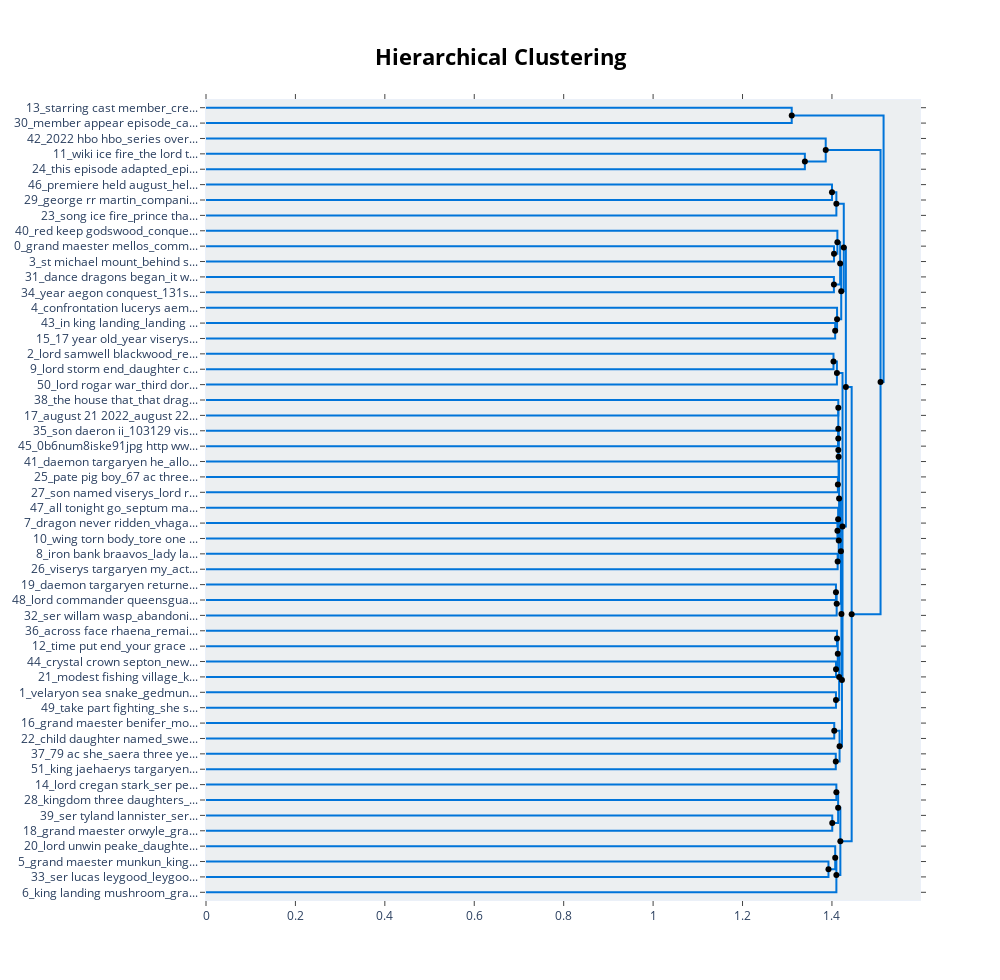

Notebook code cell kept with this figure:
### Code cell
hierarchical_topics = topic_model.hierarchical_topics(data_dict["paragraphs"])
topic_model.visualize_hierarchy(hierarchical_topics=hierarchical_topics)

### Figure 1 — Plotly figure (JSON) as saved in the notebook; plotly's stock layout.template omitted (floating-point values rounded to 4 significant figures)
{"data": [{"hoverinfo": "text", "marker": {"color": "rgb(0,116,217)"}, "mode": "lines", "text": ["starring cast member_credited appear episode_cooke alicent hightower_olivia cooke alicent_matthew needham larys", "", "", "member appear episode_cast member appear_starring cast member_14 starring cast_appear episode 10"], "type": "scatter", "x": [0, 1.31, 1.31, 0], "xaxis": "x", "y": [-5, -5, -15, -15], "yaxis": "y"}, {"hoverinfo": "text", "marker": {"color": "rgb(0,116,217)"}, "mode": "lines", "text": ["wiki ice fire_the lord tides_king narrow sea_main article the_tv wiki ice", "", "", "this episode adapted_episode adapted chapter_dragon question succession_heirs dragon question_succession fire blood"], "type": "scatter", "x": [0, 1.339, 1.339, 0], "xaxis": "x", "y": [-35, -35, -45, -45], "yaxis": "y"}, {"hoverinfo": "text", "marker": {"color": "rgb(0,116,217)"}, "mode": "lines", "text": ["2022 hbo hbo_series overall it_season house dragon_episode first season_episode series overall", "", "", "episode adapted chapter_this episode adapted_wiki ice fire_dragon question succession_heirs dragon question"], "type": "scatter", "x": [0, 1.386, 1.386, 1.339], "xaxis": "x", "y": [-25, -25, -40, -40], "yaxis": "y"}, {"hoverinfo": "text", "marker": {"color": "rgb(0,116,217)"}, "mode": "lines", "text": ["premiere held august_held august 16_held august 17_11 amsterdam 30_martin santa fe", "", "", "george rr martin_companion book game_inside creation targaryen_prologue companion book_game thrones house"], "type": "scatter", "x": [0, 1.4, 1.4, 0], "xaxis": "x", "y": [-55, -55, -65, -65], "yaxis": "y"}, {"hoverinfo": "text", "marker": {"color": "rgb(0,116,217)"}, "mode": "lines", "text": ["premiere held august_held august 16_george rr martin_held august 17_house dragon inside", "", "", "song ice fire_prince that was_that was promised_was promised song_promised song ice"], "type": "scatter", "x": [1.4, 1.41, 1.41, 0], "xaxis": "x", "y": [-60, -60, -75, -75], "yaxis": "y"}, {"hoverinfo": "text", "marker": {"color": "rgb(0,116,217)"}, "mode": "lines", "text": ["grand maester mellos_commander city watch_iron throne corlys_behind scene video_rhaenyra three son", "", "", "st michael mount_behind scene video_filming location episode_altered deleted scene_location episode included"], "type": "scatter", "x": [0, 1.405, 1.405, 0], "xaxis": "x", "y": [-95, -95, -105, -105], "yaxis": "y"}, {"hoverinfo": "text", "marker": {"color": "rgb(0,116,217)"}, "mode": "lines", "text": ["red keep godswood_conquest era targaryens_costume designer jany_designer jany temime_norvos qohor lys", "", "", "behind scene video_grand maester mellos_st michael mount_altered deleted scene_filming location episode"], "type": "scatter", "x": [0, 1.412, 1.412, 1.405], "xaxis": "x", "y": [-85, -85, -100, -100], "yaxis": "y"}, {"hoverinfo": "text", "marker": {"color": "rgb(0,116,217)"}, "mode": "lines", "text": ["dance dragons began_it war marked_one hundred eighty_planted 120 ac_ruined castle lakeshore", "", "", "year aegon conquest_131st year aegon_moon 131st year_seventh moon 131st_seventh day seventh"], "type": "scatter", "x": [0, 1.404, 1.404, 0], "xaxis": "x", "y": [-115, -115, -125, -125], "yaxis": "y"}, {"hoverinfo": "text", "marker": {"color": "rgb(0,116,217)"}, "mode": "lines", "text": ["behind scene video_red keep godswood_grand maester mellos_st michael mount_filming location episode", "", "", "year aegon conquest_dance dragons began_131st year aegon_two rival branch_seventh moon 131st"], "type": "scatter", "x": [1.412, 1.418, 1.418, 1.404], "xaxis": "x", "y": [-92.5, -92.5, -120, -120], "yaxis": "y"}, {"hoverinfo": "text", "marker": {"color": "rgb(0,116,217)"}, "mode": "lines", "text": ["in king landing_landing in king_night king landing_king landing in_other cold open", "", "", "17 year old_year viserys reign_queen aemma died_16 year old_year old first"], "type": "scatter", "x": [0, 1.407, 1.407, 0], "xaxis": "x", "y": [-145, -145, -155, -155], "yaxis": "y"}, {"hoverinfo": "text", "marker": {"color": "rgb(0,116,217)"}, "mode": "lines", "text": ["confrontation lucerys aemond_princess rhaenyra son_prince aemond said_however queen alicent_lost eye gained", "", "", "17 year old_year viserys reign_queen aemma died_16 year old_year old first"], "type": "scatter", "x": [0, 1.411, 1.411, 1.407], "xaxis": "x", "y": [-135, -135, -150, -150], "yaxis": "y"}, {"hoverinfo": "text", "marker": {"color": "rgb(0,116,217)"}, "mode": "lines", "text": ["behind scene video_red keep godswood_grand maester mellos_st michael mount_location episode included", "", "", "17 year old_in king landing_queen aemma died_year viserys reign_16 year old"], "type": "scatter", "x": [1.418, 1.421, 1.421, 1.411], "xaxis": "x", "y": [-106.2, -106.2, -142.5, -142.5], "yaxis": "y"}, {"hoverinfo": "text", "marker": {"color": "rgb(0,116,217)"}, "mode": "lines", "text": ["song ice fire_premiere held august_that was promised_prince that was_promised song ice", "", "", "behind scene video_grand maester mellos_queen aemma died_red keep godswood_st michael mount"], "type": "scatter", "x": [1.41, 1.426, 1.426, 1.421], "xaxis": "x", "y": [-67.5, -67.5, -124.4, -124.4], "yaxis": "y"}, {"hoverinfo": "text", "marker": {"color": "rgb(0,116,217)"}, "mode": "lines", "text": ["lord samwell blackwood_red robb rivers_ser amos bracken_three hundred men_bloody ben blackwood", "", "", "lord storm end_daughter cassandra ellyn_lord rogar seemed_daughter queen alyssa_lord borros said"], "type": "scatter", "x": [0, 1.403, 1.403, 0], "xaxis": "x", "y": [-165, -165, -175, -175], "yaxis": "y"}, {"hoverinfo": "text", "marker": {"color": "rgb(0,116,217)"}, "mode": "lines", "text": ["lord storm end_lord samwell blackwood_red robb rivers_king aegon ii_three hundred men", "", "", "lord rogar war_third dornish war_fourth dornish war_first dornish war_reign hesitated crush"], "type": "scatter", "x": [1.403, 1.411, 1.411, 0], "xaxis": "x", "y": [-170, -170, -185, -185], "yaxis": "y"}, {"hoverinfo": "text", "marker": {"color": "rgb(0,116,217)"}, "mode": "lines", "text": ["pate pig boy_67 ac three_reduce tear once_queen alysanne lord_princess at fifteen", "", "", "son named viserys_lord ruled dragonstone_targaryen lord ruled_ruled dragonstone conquest_stepmother queen alicent"], "type": "scatter", "x": [0, 1.414, 1.414, 0], "xaxis": "x", "y": [-195, -195, -205, -205], "yaxis": "y"}, {"hoverinfo": "text", "marker": {"color": "rgb(0,116,217)"}, "mode": "lines", "text": ["august 21 2022_august 22 2022_2022 la times_times august 21_la times august", "", "", "son daeron ii_103129 viserys 129131_fourth son daeron_209221 aerys second_157161 daeron 161171"], "type": "scatter", "x": [0, 1.414, 1.414, 0], "xaxis": "x", "y": [-215, -215, -225, -225], "yaxis": "y"}, {"hoverinfo": "text", "marker": {"color": "rgb(0,116,217)"}, "mode": "lines", "text": ["august 21 2022_august 22 2022_2022 la times_times august 21_la times august", "", "", "the house that_that dragons built_house that dragons_dragons built the_built the house"], "type": "scatter", "x": [1.414, 1.414, 1.414, 0], "xaxis": "x", "y": [-220, -220, -235, -235], "yaxis": "y"}, {"hoverinfo": "text", "marker": {"color": "rgb(0,116,217)"}, "mode": "lines", "text": ["daemon targaryen he_allowed thrive no_side ten year_send away to_office widely seen", "", "", "the house that_that dragons built_house that dragons_dragons built the_built the house"], "type": "scatter", "x": [1.414, 1.414, 1.414, 1.414], "xaxis": "x", "y": [-200, -200, -227.5, -227.5], "yaxis": "y"}, {"hoverinfo": "text", "marker": {"color": "rgb(0,116,217)"}, "mode": "lines", "text": ["daemon targaryen he_allowed thrive no_side ten year_send away to_office widely seen", "", "", "0b6num8iske91jpg http wwwinstagramcom_ireddit wtljbelk3sb91jpg http_transcription translation daemon_uzsufrp2vhe91jpg http ireddit_translation daemon note"], "type": "scatter", "x": [0, 1.413, 1.413, 0], "xaxis": "x", "y": [-245, -245, -255, -255], "yaxis": "y"}, {"hoverinfo": "text", "marker": {"color": "rgb(0,116,217)"}, "mode": "lines", "text": ["ruled dragonstone conquest_pate pig boy_targaryen lord ruled_son named viserys_lord ruled dragonstone", "", "", "august 21 2022_the house that_that dragons built_house that dragons_august 22 2022"], "type": "scatter", "x": [1.414, 1.415, 1.415, 1.413], "xaxis": "x", "y": [-213.8, -213.8, -250, -250], "yaxis": "y"}, {"hoverinfo": "text", "marker": {"color": "rgb(0,116,217)"}, "mode": "lines", "text": ["dragon never ridden_vhagar oldest largest_mount old king_rider queen helaena_dreamfyre rider queen", "", "", "wing torn body_tore one another_blast golden flame_the blood wyrm_great golden wyrm"], "type": "scatter", "x": [0, 1.412, 1.412, 0], "xaxis": "x", "y": [-275, -275, -285, -285], "yaxis": "y"}, {"hoverinfo": "text", "marker": {"color": "rgb(0,116,217)"}, "mode": "lines", "text": ["all tonight go_septum make confession_men would frighten_proclamation pas sentence_shall best your", "", "", "dragon never ridden_vhagar oldest largest_man made cave_daeron dragon tessarion_hundred yard away"], "type": "scatter", "x": [0, 1.414, 1.414, 1.412], "xaxis": "x", "y": [-265, -265, -280, -280], "yaxis": "y"}, {"hoverinfo": "text", "marker": {"color": "rgb(0,116,217)"}, "mode": "lines", "text": ["iron bank braavos_lady larra brother_collapse rogare bank_ser tyland lannister_treasurer master coin", "", "", "viserys targaryen my_actually due deteriorating_targaryen my family_one young when_targaryen my wife"], "type": "scatter", "x": [0, 1.413, 1.413, 0], "xaxis": "x", "y": [-295, -295, -305, -305], "yaxis": "y"}, {"hoverinfo": "text", "marker": {"color": "rgb(0,116,217)"}, "mode": "lines", "text": ["dragon never ridden_vhagar oldest largest_man made cave_prince joffrey tyraxes_mount old king", "", "", "iron bank braavos_lady larra brother_collapse rogare bank_ser tyland lannister_treasurer master coin"], "type": "scatter", "x": [1.414, 1.415, 1.415, 1.413], "xaxis": "x", "y": [-272.5, -272.5, -300, -300], "yaxis": "y"}, {"hoverinfo": "text", "marker": {"color": "rgb(0,116,217)"}, "mode": "lines", "text": ["august 21 2022_the house that_house that dragons_that dragons built_august 22 2022", "", "", "iron bank braavos_dragon never ridden_collapse rogare bank_lady larra brother_vhagar oldest largest"], "type": "scatter", "x": [1.415, 1.416, 1.416, 1.415], "xaxis": "x", "y": [-231.9, -231.9, -286.2, -286.2], "yaxis": "y"}, {"hoverinfo": "text", "marker": {"color": "rgb(0,116,217)"}, "mode": "lines", "text": ["daemon targaryen returned_done lord husband_low place king_prince still friend_place king landing", "", "", "lord commander queensguard_knight men arm_account naked vulnerable_put hand upon_proved death none"], "type": "scatter", "x": [0, 1.409, 1.409, 0], "xaxis": "x", "y": [-315, -315, -325, -325], "yaxis": "y"}, {"hoverinfo": "text", "marker": {"color": "rgb(0,116,217)"}, "mode": "lines", "text": ["lord commander queensguard_daemon targaryen returned_prince still friend_low place king_place king landing", "", "", "ser willam wasp_abandoning stolen treasure_red keep bound_proclaiming day doom_queen despised shepherd"], "type": "scatter", "x": [1.409, 1.411, 1.411, 0], "xaxis": "x", "y": [-320, -320, -335, -335], "yaxis": "y"}, {"hoverinfo": "text", "marker": {"color": "rgb(0,116,217)"}, "mode": "lines", "text": ["iron bank braavos_august 21 2022_the house that_house that dragons_that dragons built", "", "", "lord commander queensguard_ser luthor largent_place king landing_wine sink rat_sink rat pit"], "type": "scatter", "x": [1.416, 1.42, 1.42, 1.411], "xaxis": "x", "y": [-259.1, -259.1, -327.5, -327.5], "yaxis": "y"}, {"hoverinfo": "text", "marker": {"color": "rgb(0,116,217)"}, "mode": "lines", "text": ["across face rhaena_remained unconcerned it_she gone far_set right there_saw tear wife", "", "", "time put end_your grace lord_right first night_place lord may_one would seem"], "type": "scatter", "x": [0, 1.411, 1.411, 0], "xaxis": "x", "y": [-345, -345, -355, -355], "yaxis": "y"}, {"hoverinfo": "text", "marker": {"color": "rgb(0,116,217)"}, "mode": "lines", "text": ["crystal crown septon_new high septon_his high holiness_133 ac new_one trusted advisor", "", "", "modest fishing village_king landing the_aegon high hill_52 ac began_realm oldtown king"], "type": "scatter", "x": [0, 1.409, 1.409, 0], "xaxis": "x", "y": [-365, -365, -375, -375], "yaxis": "y"}, {"hoverinfo": "text", "marker": {"color": "rgb(0,116,217)"}, "mode": "lines", "text": ["time put end_groom men arm_your grace lord_right first night_queen kept composure", "", "", "his high holiness_crystal crown septon_landing storm end_storm end the_king landing storm"], "type": "scatter", "x": [1.411, 1.413, 1.413, 1.409], "xaxis": "x", "y": [-350, -350, -370, -370], "yaxis": "y"}, {"hoverinfo": "text", "marker": {"color": "rgb(0,116,217)"}, "mode": "lines", "text": ["velaryon sea snake_gedmund great axe_the sea snake_voyage sea snake_rock lady johanna", "", "", "take part fighting_she sent men_the seven pointed_seven pointed star_prince jace joff"], "type": "scatter", "x": [0, 1.409, 1.409, 0], "xaxis": "x", "y": [-385, -385, -395, -395], "yaxis": "y"}, {"hoverinfo": "text", "marker": {"color": "rgb(0,116,217)"}, "mode": "lines", "text": ["his high holiness_right first night_crystal crown septon_groom men arm_long reign king", "", "", "velaryon sea snake_gedmund great axe_seven pointed star_the sea snake_ti isle leng"], "type": "scatter", "x": [1.413, 1.416, 1.416, 1.409], "xaxis": "x", "y": [-360, -360, -390, -390], "yaxis": "y"}, {"hoverinfo": "text", "marker": {"color": "rgb(0,116,217)"}, "mode": "lines", "text": ["iron bank braavos_august 21 2022_the house that_that dragons built_house that dragons", "", "", "velaryon sea snake_seven pointed star_gedmund great axe_the seven pointed_the sea snake"], "type": "scatter", "x": [1.42, 1.421, 1.421, 1.416], "xaxis": "x", "y": [-293.3, -293.3, -375, -375], "yaxis": "y"}, {"hoverinfo": "text", "marker": {"color": "rgb(0,116,217)"}, "mode": "lines", "text": ["grand maester benifer_mother queen alyssa_septon barth grand_barth grand maester_good queen alysanne", "", "", "child daughter named_sweet natured girl_queen alysanne child_80 ac queen_born 80 ac"], "type": "scatter", "x": [0, 1.405, 1.405, 0], "xaxis": "x", "y": [-405, -405, -415, -415], "yaxis": "y"}, {"hoverinfo": "text", "marker": {"color": "rgb(0,116,217)"}, "mode": "lines", "text": ["79 ac she_saera three year_restored favor done_refused weaned past_reflective observed princess", "", "", "king jaehaerys targaryen_103 ac king_progress vale arryn_rock great seat_saera disgraced abandoned"], "type": "scatter", "x": [0, 1.409, 1.409, 0], "xaxis": "x", "y": [-425, -425, -435, -435], "yaxis": "y"}, {"hoverinfo": "text", "marker": {"color": "rgb(0,116,217)"}, "mode": "lines", "text": ["mother queen alyssa_grand maester benifer_child daughter named_ac queen alysanne_told king she", "", "", "septon barth would_barth would write_king jaehaerys targaryen_103 ac king_reflecting sin praying"], "type": "scatter", "x": [1.405, 1.417, 1.417, 1.409], "xaxis": "x", "y": [-410, -410, -430, -430], "yaxis": "y"}, {"hoverinfo": "text", "marker": {"color": "rgb(0,116,217)"}, "mode": "lines", "text": ["iron bank braavos_august 21 2022_the house that_that dragons built_house that dragons", "", "", "mother queen alyssa_grand maester benifer_barth grand maester_good queen alysanne_grand maester elysar"], "type": "scatter", "x": [1.421, 1.422, 1.422, 1.417], "xaxis": "x", "y": [-334.1, -334.1, -420, -420], "yaxis": "y"}, {"hoverinfo": "text", "marker": {"color": "rgb(0,116,217)"}, "mode": "lines", "text": ["lord storm end_lord samwell blackwood_red robb rivers_lord borros baratheon_king aegon ii", "", "", "iron bank braavos_august 21 2022_the house that_house that dragons_that dragons built"], "type": "scatter", "x": [1.411, 1.424, 1.424, 1.422], "xaxis": "x", "y": [-177.5, -177.5, -377.1, -377.1], "yaxis": "y"}, {"hoverinfo": "text", "marker": {"color": "rgb(0,116,217)"}, "mode": "lines", "text": ["song ice fire_behind scene video_premiere held august_grand maester mellos_queen aemma died", "", "", "lord storm end_iron bank braavos_august 21 2022_the house that_house that dragons"], "type": "scatter", "x": [1.426, 1.431, 1.431, 1.424], "xaxis": "x", "y": [-95.94, -95.94, -277.3, -277.3], "yaxis": "y"}, {"hoverinfo": "text", "marker": {"color": "rgb(0,116,217)"}, "mode": "lines", "text": ["lord cregan stark_ser perkin flea_lord cregan son_hand uncrowned king_mushroom tell lady", "", "", "kingdom three daughters_lys myr tyrosh_free cities lys_cities lys myr_make common cause"], "type": "scatter", "x": [0, 1.41, 1.41, 0], "xaxis": "x", "y": [-445, -445, -455, -455], "yaxis": "y"}, {"hoverinfo": "text", "marker": {"color": "rgb(0,116,217)"}, "mode": "lines", "text": ["ser tyland lannister_ser otto hightower_lord jasper wylde_lord lyman beesbury_brother lord casterly", "", "", "grand maester orwyle_grand maester mellos_head grand maester_lyonel say many_maester orwyle said"], "type": "scatter", "x": [0, 1.401, 1.401, 0], "xaxis": "x", "y": [-465, -465, -475, -475], "yaxis": "y"}, {"hoverinfo": "text", "marker": {"color": "rgb(0,116,217)"}, "mode": "lines", "text": ["lord cregan stark_kingdom three daughters_lys myr tyrosh_ser perkin flea_mushroom tell lady", "", "", "grand maester orwyle_ser otto hightower_ser tyland lannister_grand maester mellos_lord jasper wylde"], "type": "scatter", "x": [1.41, 1.414, 1.414, 1.401], "xaxis": "x", "y": [-450, -450, -470, -470], "yaxis": "y"}, {"hoverinfo": "text", "marker": {"color": "rgb(0,116,217)"}, "mode": "lines", "text": ["grand maester munkun_king aegon iii_ser marston waters_said your grace_king aegon said", "", "", "ser lucas leygood_leygood gold cloak_lucas leygood gold_ser gareth long_ser marston waters"], "type": "scatter", "x": [0, 1.392, 1.392, 0], "xaxis": "x", "y": [-495, -495, -505, -505], "yaxis": "y"}, {"hoverinfo": "text", "marker": {"color": "rgb(0,116,217)"}, "mode": "lines", "text": ["lord unwin peake_daughter myrielle favor_lord starpike lord_dunstonbury lord whitegrove_starpike lord dunstonbury", "", "", "grand maester munkun_ser marston waters_king aegon iii_ser lucas leygood_grand maester orwyle"], "type": "scatter", "x": [0, 1.407, 1.407, 1.392], "xaxis": "x", "y": [-485, -485, -500, -500], "yaxis": "y"}, {"hoverinfo": "text", "marker": {"color": "rgb(0,116,217)"}, "mode": "lines", "text": ["grand maester munkun_ser marston waters_king aegon iii_lord unwin peake_ser lucas leygood", "", "", "king landing mushroom_grand maester munkun_people king landing_the testimony mushroom_mushroom would believe"], "type": "scatter", "x": [1.407, 1.41, 1.41, 0], "xaxis": "x", "y": [-492.5, -492.5, -515, -515], "yaxis": "y"}, {"hoverinfo": "text", "marker": {"color": "rgb(0,116,217)"}, "mode": "lines", "text": ["grand maester orwyle_lord cregan stark_ser otto hightower_kingdom three daughters_ser tyland lannister", "", "", "grand maester munkun_ser marston waters_king aegon iii_grand maester orwyle_lord unwin peake"], "type": "scatter", "x": [1.414, 1.419, 1.419, 1.41], "xaxis": "x", "y": [-460, -460, -503.8, -503.8], "yaxis": "y"}, {"hoverinfo": "text", "marker": {"color": "rgb(0,116,217)"}, "mode": "lines", "text": ["song ice fire_lord storm end_behind scene video_premiere held august_ser criston cole", "", "", "grand maester orwyle_grand maester munkun_lord cregan stark_ser marston waters_ser otto hightower"], "type": "scatter", "x": [1.431, 1.444, 1.444, 1.419], "xaxis": "x", "y": [-186.6, -186.6, -481.9, -481.9], "yaxis": "y"}, {"hoverinfo": "text", "marker": {"color": "rgb(0,116,217)"}, "mode": "lines", "text": ["episode adapted chapter_overall it premiered_2022 hbo hbo_this episode adapted_episode first season", "", "", "grand maester munkun_grand maester orwyle_song ice fire_lord storm end_ser criston cole"], "type": "scatter", "x": [1.386, 1.509, 1.509, 1.444], "xaxis": "x", "y": [-32.5, -32.5, -334.2, -334.2], "yaxis": "y"}, {"hoverinfo": "text", "marker": {"color": "rgb(0,116,217)"}, "mode": "lines", "text": ["starring cast member_credited appear episode_member appear episode_cast member appear_olivia cooke alicent", "", "", "grand maester munkun_grand maester orwyle_song ice fire_lord storm end_ser criston cole"], "type": "scatter", "x": [1.31, 1.516, 1.516, 1.509], "xaxis": "x", "y": [-10, -10, -183.4, -183.4], "yaxis": "y"}, {"hoverinfo": "text", "hovertext": ["premiere held august_held august 16_george rr martin_held august 17_house dragon inside", "behind scene video_red keep godswood_grand maester mellos_st michael mount_filming location episode", "behind scene video_red keep godswood_grand maester mellos_st michael mount_location episode included", "song ice fire_premiere held august_that was promised_prince that was_promised song ice", "lord storm end_lord samwell blackwood_red robb rivers_king aegon ii_three hundred men", "august 21 2022_august 22 2022_2022 la times_times august 21_la times august", "daemon targaryen he_allowed thrive no_side ten year_send away to_office widely seen", "ruled dragonstone conquest_pate pig boy_targaryen lord ruled_son named viserys_lord ruled dragonstone", "dragon never ridden_vhagar oldest largest_man made cave_prince joffrey tyraxes_mount old king", "august 21 2022_the house that_house that dragons_that dragons built_august 22 2022", "lord commander queensguard_daemon targaryen returned_prince still friend_low place king_place king landing", "iron bank braavos_august 21 2022_the house that_house that dragons_that dragons built", "time put end_groom men arm_your grace lord_right first night_queen kept composure", "his high holiness_right first night_crystal crown septon_groom men arm_long reign king", "iron bank braavos_august 21 2022_the house that_that dragons built_house that dragons", "mother queen alyssa_grand maester benifer_child daughter named_ac queen alysanne_told king she", "iron bank braavos_august 21 2022_the house that_that dragons built_house that dragons", "lord storm end_lord samwell blackwood_red robb rivers_lord borros baratheon_king aegon ii", "song ice fire_behind scene video_premiere held august_grand maester mellos_queen aemma died", "lord cregan stark_kingdom three daughters_lys myr tyrosh_ser perkin flea_mushroom tell lady", "grand maester munkun_ser marston waters_king aegon iii_lord unwin peake_ser lucas leygood", "grand maester orwyle_lord cregan stark_ser otto hightower_kingdom three daughters_ser tyland lannister", "song ice fire_lord storm end_behind scene video_premiere held august_ser criston cole", "episode adapted chapter_overall it premiered_2022 hbo hbo_this episode adapted_episode first season", "starring cast member_credited appear episode_member appear episode_cast member appear_olivia cooke alicent"], "marker": {"color": "black"}, "mode": "markers", "showlegend": false, "type": "scatter", "x": [1.4, 1.412, 1.418, 1.41, 1.403, 1.414, 1.414, 1.414, 1.414, 1.415, 1.409, 1.416, 1.411, 1.413, 1.42, 1.405, 1.421, 1.411, 1.426, 1.41, 1.407, 1.414, 1.431, 1.386, 1.31], "y": [-60, -92.5, -106.2, -67.5, -170, -220, -200, -213.8, -272.5, -231.9, -320, -259.1, -350, -360, -293.3, -410, -334.1, -177.5, -95.94, -450, -492.5, -460, -186.6, -32.5, -10]}, {"hoverinfo": "text", "hovertext": ["episode adapted chapter_this episode adapted_wiki ice fire_dragon question succession_heirs dragon question", "behind scene video_grand maester mellos_st michael mount_altered deleted scene_filming location episode", "year aegon conquest_dance dragons began_131st year aegon_two rival branch_seventh moon 131st", "17 year old_year viserys reign_queen aemma died_16 year old_year old first", "17 year old_in king landing_queen aemma died_year viserys reign_16 year old", "behind scene video_grand maester mellos_queen aemma died_red keep godswood_st michael mount", "the house that_that dragons built_house that dragons_dragons built the_built the house", "august 21 2022_the house that_that dragons built_house that dragons_august 22 2022", "dragon never ridden_vhagar oldest largest_man made cave_daeron dragon tessarion_hundred yard away", "iron bank braavos_lady larra brother_collapse rogare bank_ser tyland lannister_treasurer master coin", "iron bank braavos_dragon never ridden_collapse rogare bank_lady larra brother_vhagar oldest largest", "lord commander queensguard_ser luthor largent_place king landing_wine sink rat_sink rat pit", "his high holiness_crystal crown septon_landing storm end_storm end the_king landing storm", "velaryon sea snake_gedmund great axe_seven pointed star_the sea snake_ti isle leng", "velaryon sea snake_seven pointed star_gedmund great axe_the seven pointed_the sea snake", "septon barth would_barth would write_king jaehaerys targaryen_103 ac king_reflecting sin praying", "mother queen alyssa_grand maester benifer_barth grand maester_good queen alysanne_grand maester elysar", "iron bank braavos_august 21 2022_the house that_house that dragons_that dragons built", "lord storm end_iron bank braavos_august 21 2022_the house that_house that dragons", "grand maester orwyle_ser otto hightower_ser tyland lannister_grand maester mellos_lord jasper wylde", "grand maester munkun_ser marston waters_king aegon iii_ser lucas leygood_grand maester orwyle", "grand maester munkun_ser marston waters_king aegon iii_grand maester orwyle_lord unwin peake", "grand maester orwyle_grand maester munkun_lord cregan stark_ser marston waters_ser otto hightower", "grand maester munkun_grand maester orwyle_song ice fire_lord storm end_ser criston cole", "grand maester munkun_grand maester orwyle_song ice fire_lord storm end_ser criston cole"], "marker": {"color": "black"}, "mode": "markers", "showlegend": false, "type": "scatter", "x": [1.339, 1.405, 1.404, 1.407, 1.411, 1.421, 1.414, 1.413, 1.412, 1.413, 1.415, 1.411, 1.409, 1.409, 1.416, 1.409, 1.417, 1.422, 1.424, 1.401, 1.392, 1.41, 1.419, 1.444, 1.509], "y": [-40, -100, -120, -150, -142.5, -124.4, -227.5, -250, -280, -300, -286.2, -327.5, -370, -390, -375, -430, -420, -377.1, -277.3, -470, -500, -503.8, -481.9, -334.2, -183.4]}], "layout": {"autosize": false, "height": 980, "hoverlabel": {"bgcolor": "white", "font": {"family": "Rockwell", "size": 16}}, "hovermode": "closest", "plot_bgcolor": "#ECEFF1", "showlegend": false, "title": {"font": {"color": "Black", "size": 22}, "text": "<b>Hierarchical Clustering</b>", "x": 0.5, "xanchor": "center", "yanchor": "top"}, "width": 1000, "xaxis": {"mirror": "allticks", "rangemode": "tozero", "showgrid": false, "showline": true, "showticklabels": true, "ticks": "outside", "type": "linear", "zeroline": false}, "yaxis": {"mirror": "allticks", "range": [-520, 0], "rangemode": "tozero", "showgrid": false, "showline": true, "showticklabels": true, "tickmode": "array", "ticks": "outside", "ticktext": ["13_starring cast member_cre...", "30_member appear episode_ca...", "42_2022 hbo hbo_series over...", "11_wiki ice fire_the lord t...", "24_this episode adapted_epi...", "46_premiere held august_hel...", "29_george rr martin_compani...", "23_song ice fire_prince tha...", "40_red keep godswood_conque...", "0_grand maester mellos_comm...", "3_st michael mount_behind s...", "31_dance dragons began_it w...", "34_year aegon conquest_131s...", "4_confrontation lucerys aem...", "43_in king landing_landing ...", "15_17 year old_year viserys...", "2_lord samwell blackwood_re...", "9_lord storm end_daughter c...", "50_lord rogar war_third dor...", "38_the house that_that drag...", "17_august 21 2022_august 22...", "35_son daeron ii_103129 vis...", "45_0b6num8iske91jpg http ww...", "41_daemon targaryen he_allo...", "25_pate pig boy_67 ac three...", "27_son named viserys_lord r...", "47_all tonight go_septum ma...", "7_dragon never ridden_vhaga...", "10_wing torn body_tore one ...", "8_iron bank braavos_lady la...", "26_viserys targaryen my_act...", "19_daemon targaryen returne...", "48_lord commander queensgua...", "32_ser willam wasp_abandoni...", "36_across face rhaena_remai...", "12_time put end_your grace ...", "44_crystal crown septon_new...", "21_modest fishing village_k...", "1_velaryon sea snake_gedmun...", "49_take part fighting_she s...", "16_grand maester benifer_mo...", "22_child daughter named_swe...", "37_79 ac she_saera three ye...", "51_king jaehaerys targaryen...", "14_lord cregan stark_ser pe...", "28_kingdom three daughters_...", "39_ser tyland lannister_ser...", "18_grand maester orwyle_gra...", "20_lord unwin peake_daughte...", "5_grand maester munkun_king...", "33_ser lucas leygood_leygoo...", "6_king landing mushroom_gra..."], "tickvals": [-5, -15, -25, -35, -45, -55, -65, -75, -85, -95, -105, -115, -125, -135, -145, -155, -165, -175, -185, -195, -205, -215, -225, -235, -245, -255, -265, -275, -285, -295, -305, -315, -325, -335, -345, -355, -365, -375, -385, -395, -405, -415, -425, -435, -445, -455, -465, -475, -485, -495, -505, -515], "type": "linear", "zeroline": false}}}
